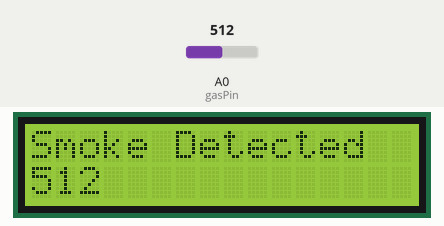
Recording of a sketch running on a simulated Arduino Uno, built with avr-gcc and run on an emulated ATmega328P. On the bench: 16×2 character LCD. The inputs (shaded band) are chosen by the test bench; at power-on: A0 (gasPin) = 512. What the sketch prints to the serial monitor is not drawn.

Above: at 1.2 s.
1.3 s: A0 (gasPin) set to 211
At 3.2 s:
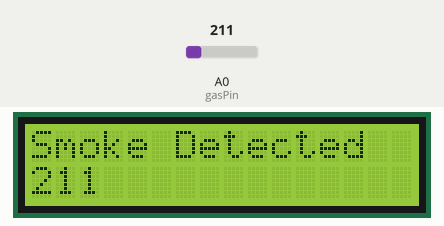
3.5 s: A0 (gasPin) set to 179
At 5.0 s:
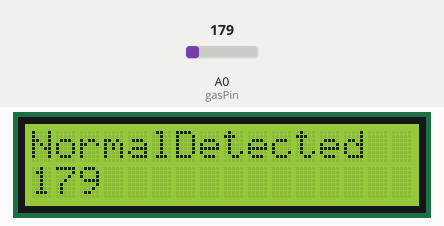
5.5 s: A0 (gasPin) set to 205
At 6.7 s:
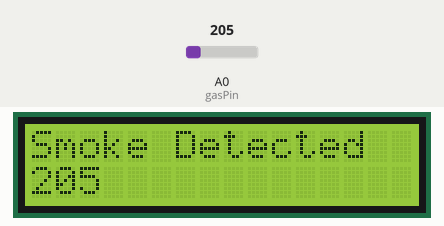
Timing chart, 0 to 8.5 s (numbered marks = the images above; inputs shaded):
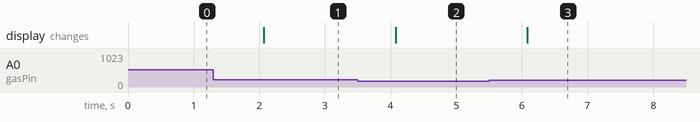

Measured:
- the behaviour switches between 195 and 194 on A0 (gasPin) (found by bisection; images 1 and 2)
- after the input at 1.3 s, the display: changes after 0.77 s (image 1)
- after the input at 3.5 s, the display: changes after 0.58 s (image 2)
- after the input at 5.5 s, the display: changes after 0.58 s (image 3)

The sketch:

MQ__Sensor__LCD__Interfacing.ino
```cpp
// include the library code:
#include <LiquidCrystal.h>

// Associating any needed LCD interface pin to arduino pins
const int rs = 12, en = 11, d4 = 5, d5 = 4, d6 = 3, d7 = 2;
LiquidCrystal lcd(rs, en, d4, d5, d6, d7);

//GasPin
const int gasPin=A0;

void setup() {
  pinMode(gasPin, INPUT);
  Serial.begin(9600);
  lcd.begin(16, 2); // set up the LCD's number of columns and rows:
}

void loop() {
  int gaspin = analogRead(gasPin);
  Serial.println(gaspin); //toSeriallyReadFromPi
  if (gaspin >= 195){
    lcd.setCursor(0, 0);
    lcd.print("Smoke Detected");
    lcd.setCursor(0, 1);
    lcd.print(gaspin);
    }
  else{
    lcd.setCursor(0, 0);
    lcd.print("Normal");
    lcd.setCursor(0, 1);
    lcd.print(gaspin);
    }
  delay(1000);
}
```
